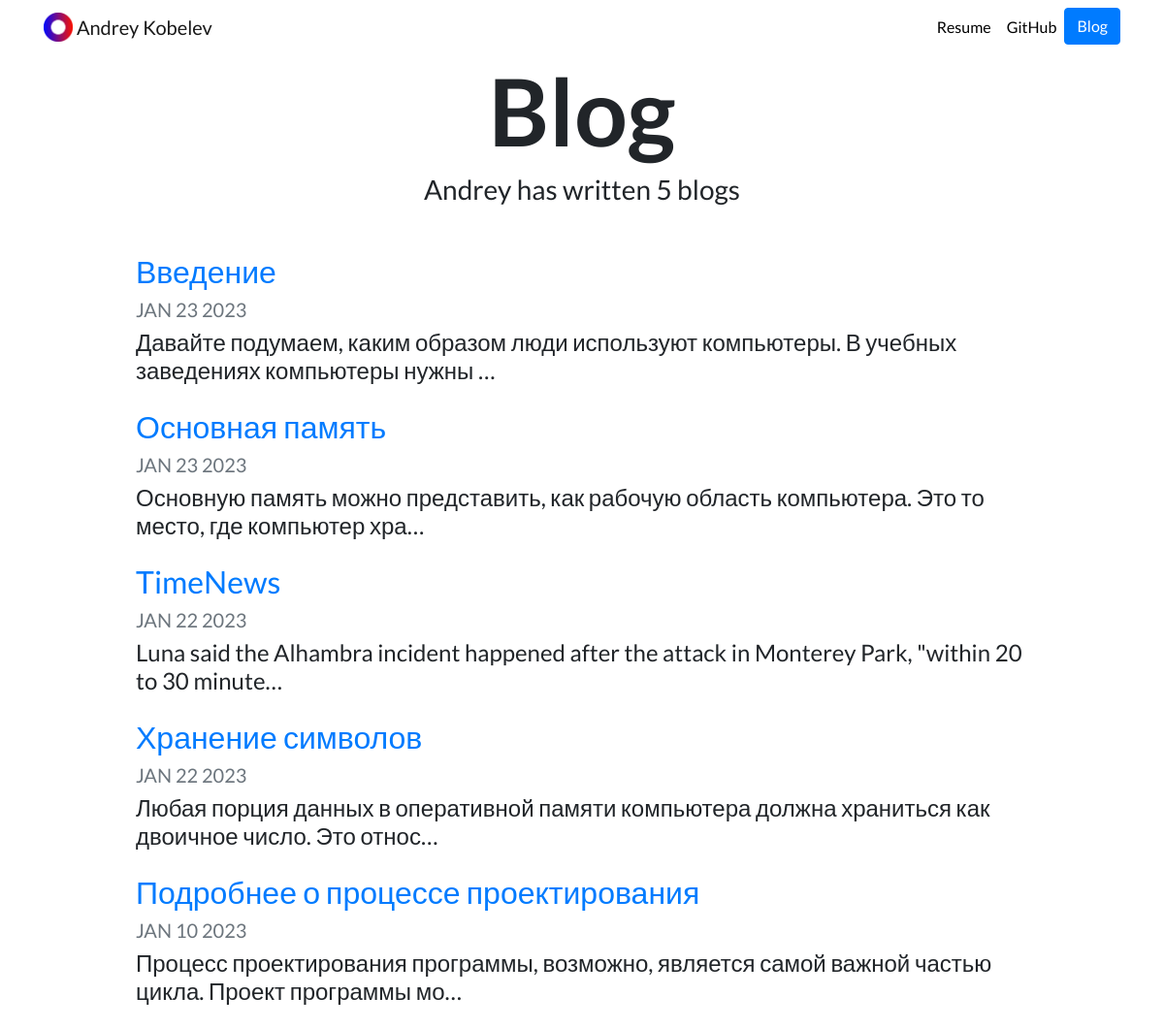
Screenshot of /blog/ with the database file from the repository.
### blog/models.py (models this page shows, shortened)
class AllBlogs(models.Model):
    title = models.CharField(max_length=200)
    description = models.TextField(max_length=1000)
    date = models.DateField()

### blog/views.py (the view)
# urls.py: path('', views.all_blogs, name='all_blogs'),
def all_blogs(request):
    blogs = AllBlogs.objects.order_by('-date')[:5]
    context = {
        'blogs': blogs,
    }
    return render(request, 'blog/all_blogs.html', context)

### blog/templates/blog/all_blogs.html
{% extends 'homepage/base_2.html' %}
{% block content %}
{% load static %}
<h1 id="blogtitle" class="font-weight-bold text-center">Blog</h1>
<h3 class="text-center mb-5">Andrey has written {{ blogs.count }} blog{{ blogs.count|pluralize }}</h3>
{% for blog in blogs %}
<div class="row justify-content-center my-3">
  <div class="col-md-10">
    <a href="{% url 'blog:detail' blog.id %}">
      <h2>{{ blog.title }}</h2>
    </a>
    <h5 class="text-muted">{{ blog.date|date:'M d Y'|upper }}</h5>
    <h4>{{ blog.description|striptags|truncatechars:100 }}</h4>
  </div>
</div>
{% endfor %}
{% endblock %}

### homepage/static/portfolio_static/custom.css (style rules this page uses)
body { font-family: 'Lato', sans-serif; }
#blogtitle { font-size: 6rem; }

### rows the page displays
AllBlogs: title "Введение", date "JAN 23 2023", description "Давайте подумаем, каким образом люди используют компьютеры. В учебных заведениях компьютеры нужны …"
AllBlogs: title "Основная память", date "JAN 23 2023", description "Основную память можно представить, как рабочую область компьютера. Это то место, где компьютер хра…"
AllBlogs: title "TimeNews", date "JAN 22 2023", description "Luna said the Alhambra incident happened after the attack in Monterey Park, \"within 20 to 30 minute…"
AllBlogs: title "Хранение символов", date "JAN 22 2023", description "Любая порция данных в оперативной памяти компьютера должна храниться как двоичное число. Это относ…"
AllBlogs: title "Подробнее о процессе проектирования", date "JAN 10 2023", description "Процесс проектирования программы, возможно, является самой важной частью цикла. Проект программы мо…"

### other values shown
{{ blogs.count }} "5"
